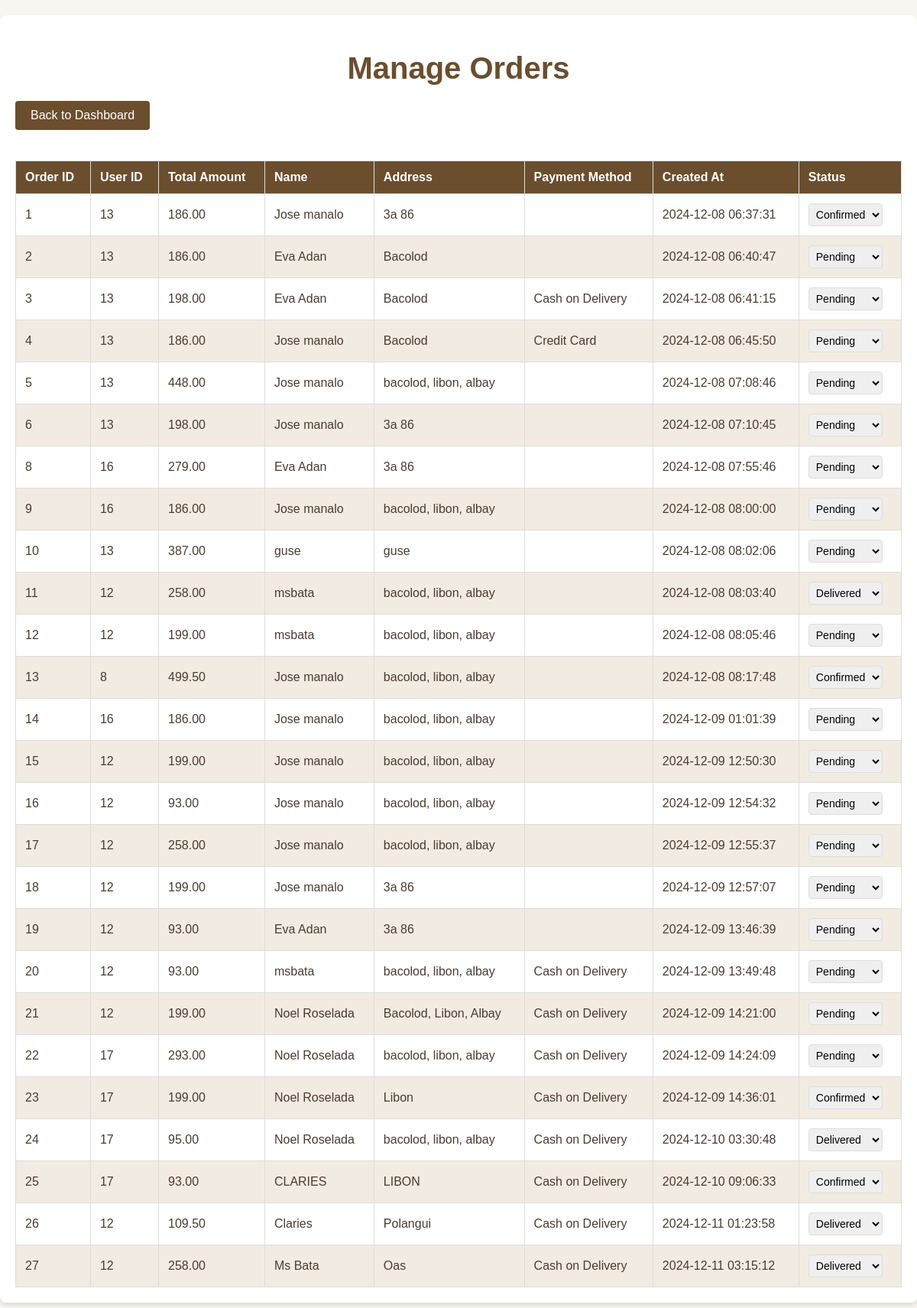
/MyProject/admin/manage_items.php, run on the app's committed database.
### tables this page shows
CREATE TABLE `orders` (
  `order_id` int(11) NOT NULL,
  `user_id` int(11) NOT NULL,
  `total_amount` decimal(10,2) NOT NULL,
  `name` varchar(255) NOT NULL,
  `address` text NOT NULL,
  `payment_method` enum('Cash on Delivery','Credit Card','PayPal') NOT NULL,
  `created_at` timestamp NOT NULL DEFAULT current_timestamp(),
  `status` enum('Pending','Confirmed','Delivered') DEFAULT 'Pending'
);

### MyProject/admin/manage_items.php (the view, shortened to what this page needs)
<?php
include '../db_config.php';
?>
<!DOCTYPE html>
<html lang="en">
<head>
</head>
<body>
    <div class="container">
        <h1>Manage Orders</h1>
        <a href="index.php" class="btn-back">Back to Dashboard</a>
        <table>
            <thead>
                <tr>
                    <th>Order ID</th>
                    <th>User ID</th>
                    <th>Total Amount</th>
                    <th>Name</th>
                    <th>Address</th>
                    <th>Payment Method</th>
                    <th>Created At</th>
                    <th>Status</th>
                </tr>
            </thead>
            <tbody>
                <?php
                $sql = "SELECT * FROM orders";
                $stmt = $conn->query($sql);
                if ($stmt->rowCount() > 0) {
                    while ($row = $stmt->fetch(PDO::FETCH_ASSOC)) {
                        echo "<tr>
                                <td>{$row['order_id']}</td>
                                <td>{$row['user_id']}</td>
                                <td>{$row['total_amount']}</td>
                                <td>{$row['name']}</td>
                                <td>{$row['address']}</td>
                                <td>{$row['payment_method']}</td>
                                <td>{$row['created_at']}</td>
                                <td>
                                    <select onchange=\"updateStatus('{$row['order_id']}', this)\">
                                        <option value='Pending'" . ($row['status'] == 'Pending' ? ' selected' : '') . ">Pending</option>
                                        <option value='Confirmed'" . ($row['status'] == 'Confirmed' ? ' selected' : '') . ">Confirmed</option>
                                        <option value='Delivered'" . ($row['status'] == 'Delivered' ? ' selected' : '') . ">Delivered</option>
                                    </select>
                                </td>
                              </tr>";
                    }
                } else {
                    echo "<tr><td colspan='8'>No orders found</td></tr>";
                }
                ?>
            </tbody>
        </table>
    </div>
</body>
</html>

### MyProject/admin/manage_items.php (style rules this page uses)
body { font-family: 'Arial', sans-serif; background-color: #f9f5f0; color: #4a3c31; margin: 0; padding: 0; }
.container { max-width: 1200px; margin: 20px auto; padding: 20px; background: #fff; border-radius: 8px; box-shadow: 0 4px 6px rgba(0, 0, 0, 0.1); }
h1 { text-align: center; font-size: 2.5em; margin-bottom: 20px; color: #6b4e2e; }
table { width: 100%; border-collapse: collapse; margin-top: 20px; }
table, th, td { border: 1px solid #ddd; }
th, td { padding: 12px; text-align: left; }
th { background-color: #6b4e2e; color: #fff; }
tr:nth-child(even) { background-color: #f2ebe1; }
select { padding: 5px; font-size: 14px; border: 1px solid #ddd; border-radius: 4px; }
.btn-back { display: inline-block; margin-bottom: 20px; padding: 10px 20px; font-size: 16px; color: #fff; background-color: #6b4e2e; border: none; border-radius: 4px; text-decoration: none; text-align: center; cursor: pointer; }

### data on the page
orders: order_id "1", user "13", total_amount "186.00", name "Jose manalo", address "3a 86", created_at "2024-12-08 06:37:31", status+order_id "Confirmed"
orders: order_id "2", user "13", total_amount "186.00", name "Eva Adan", address "Bacolod", created_at "2024-12-08 06:40:47", status+order_id "Pending"
orders: order_id "3", user "13", total_amount "198.00", name "Eva Adan", address "Bacolod", payment_method "Cash on Delivery", created_at "2024-12-08 06:41:15", status+order_id "Pending"
orders: order_id "4", user "13", total_amount "186.00", name "Jose manalo", address "Bacolod", payment_method "Credit Card", created_at "2024-12-08 06:45:50", status+order_id "Pending"
orders: order_id "5", user "13", total_amount "448.00", name "Jose manalo", address "bacolod, libon, albay", created_at "2024-12-08 07:08:46", status+order_id "Pending"
orders: order_id "6", user "13", total_amount "198.00", name "Jose manalo", address "3a 86", created_at "2024-12-08 07:10:45", status+order_id "Pending"
orders: order_id "8", user "16", total_amount "279.00", name "Eva Adan", address "3a 86", created_at "2024-12-08 07:55:46", status+order_id "Pending"
orders: order_id "9", user "16", total_amount "186.00", name "Jose manalo", address "bacolod, libon, albay", created_at "2024-12-08 08:00:00", status+order_id "Pending"
orders: order_id "10", user "13", total_amount "387.00", name "guse", address "guse", created_at "2024-12-08 08:02:06", status+order_id "Pending"
orders: order_id "11", user "12", total_amount "258.00", name "msbata", address "bacolod, libon, albay", created_at "2024-12-08 08:03:40", status+order_id "Delivered"
orders: order_id "12", user "12", total_amount "199.00", name "msbata", address "bacolod, libon, albay", created_at "2024-12-08 08:05:46", status+order_id "Pending"
orders: order_id "13", user "8", total_amount "499.50", name "Jose manalo", address "bacolod, libon, albay", created_at "2024-12-08 08:17:48", status+order_id "Confirmed"
orders: order_id "14", user "16", total_amount "186.00", name "Jose manalo", address "bacolod, libon, albay", created_at "2024-12-09 01:01:39", status+order_id "Pending"
orders: order_id "15", user "12", total_amount "199.00", name "Jose manalo", address "bacolod, libon, albay", created_at "2024-12-09 12:50:30", status+order_id "Pending"
orders: order_id "16", user "12", total_amount "93.00", name "Jose manalo", address "bacolod, libon, albay", created_at "2024-12-09 12:54:32", status+order_id "Pending"
orders: order_id "17", user "12", total_amount "258.00", name "Jose manalo", address "bacolod, libon, albay", created_at "2024-12-09 12:55:37", status+order_id "Pending"
orders: order_id "18", user "12", total_amount "199.00", name "Jose manalo", address "3a 86", created_at "2024-12-09 12:57:07", status+order_id "Pending"
orders: order_id "19", user "12", total_amount "93.00", name "Eva Adan", address "3a 86", created_at "2024-12-09 13:46:39", status+order_id "Pending"
orders: order_id "20", user "12", total_amount "93.00", name "msbata", address "bacolod, libon, albay", payment_method "Cash on Delivery", created_at "2024-12-09 13:49:48", status+order_id "Pending"
orders: order_id "21", user "12", total_amount "199.00", name "Noel Roselada", address "Bacolod, Libon, Albay", payment_method "Cash on Delivery", created_at "2024-12-09 14:21:00", status+order_id "Pending"
orders: order_id "22", user "17", total_amount "293.00", name "Noel Roselada", address "bacolod, libon, albay", payment_method "Cash on Delivery", created_at "2024-12-09 14:24:09", status+order_id "Pending"
orders: order_id "23", user "17", total_amount "199.00", name "Noel Roselada", address "Libon", payment_method "Cash on Delivery", created_at "2024-12-09 14:36:01", status+order_id "Confirmed"
orders: order_id "24", user "17", total_amount "95.00", name "Noel Roselada", address "bacolod, libon, albay", payment_method "Cash on Delivery", created_at "2024-12-10 03:30:48", status+order_id "Delivered"
orders: order_id "25", user "17", total_amount "93.00", name "CLARIES", address "LIBON", payment_method "Cash on Delivery", created_at "2024-12-10 09:06:33", status+order_id "Confirmed"
orders: order_id "26", user "12", total_amount "109.50", name "Claries", address "Polangui", payment_method "Cash on Delivery", created_at "2024-12-11 01:23:58", status+order_id "Delivered"
orders: order_id "27", user "12", total_amount "258.00", name "Ms Bata", address "Oas", payment_method "Cash on Delivery", created_at "2024-12-11 03:15:12", status+order_id "Delivered"
